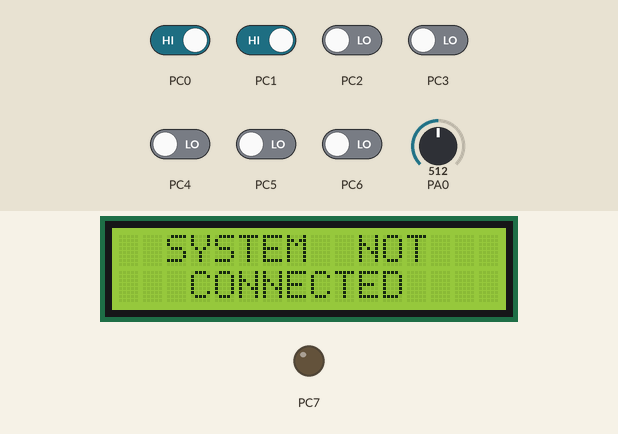
A program run on a simulated ATmega32, built with avr-gcc and emulated at 8 MHz (the files do not name the chip). On the bench: 16×2 character LCD, output pins drawn as LEDs (lit = HIGH). Wiring (inferred from the names in the program): character LCD (HD44780): RS PB0; E PB1; data PD0, PD1, PD2, PD3, PD4, PD5, PD6, PD7. The test bench sets the inputs (shaded band); at power-on: PC0, PC1 HIGH, PC2–6 LOW, PA0 = 512. Pins used as bus, display or sensor lines are not drawn.

Above: at 4.5 s.
4.6 s: PC0 driven LOW and PC1 driven LOW
At 6.1 s:
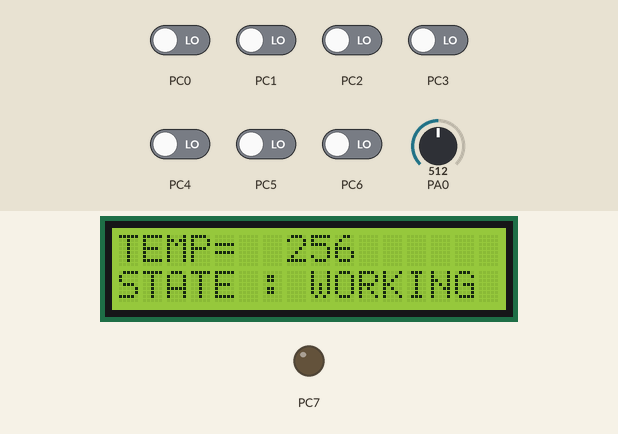
9.5 s: PA0 set to 214
At 11.4 s:
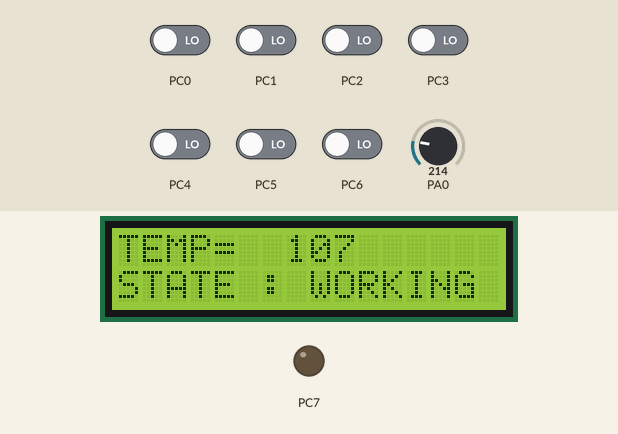
14.4 s: PA0 set to 181
At 16.8 s:
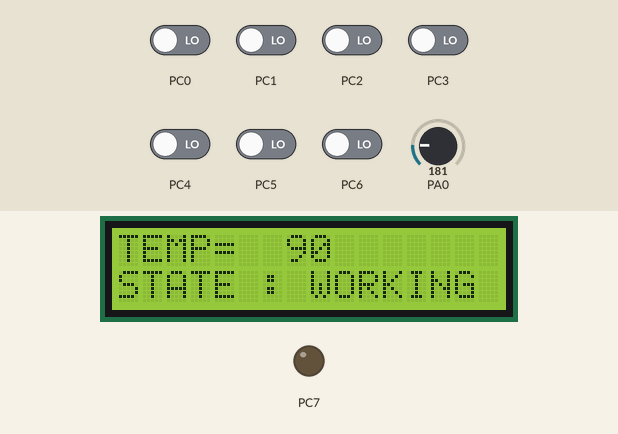
18.5 s: PA0 set to 588
At 20.8 s:
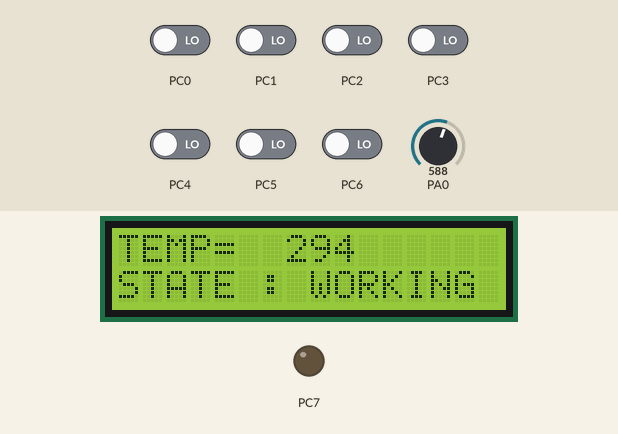
22.5 s: PA0 set to 614
At 24.4 s:
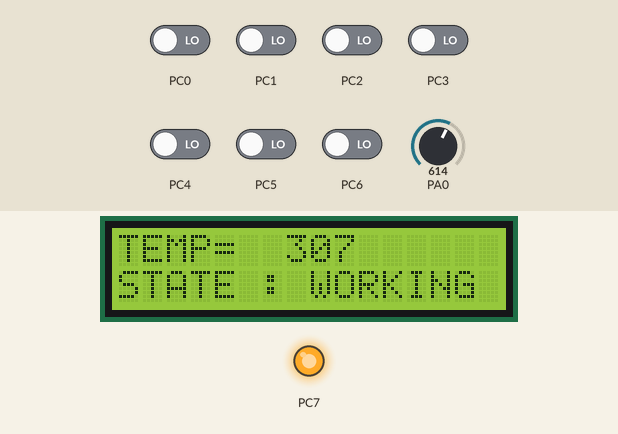
27.4 s: PC0 driven HIGH
At 28.8 s:
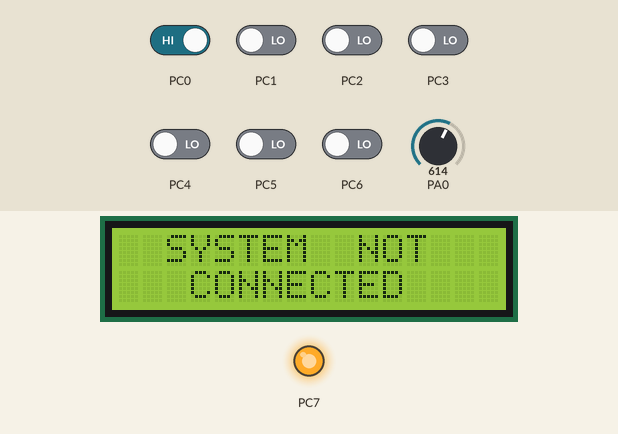
Timing chart, 0 to 30.4 s (numbered marks = the images above; inputs shaded):
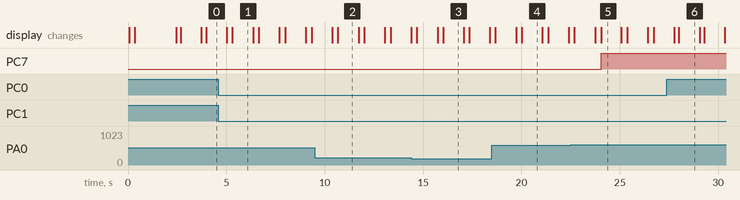

Measured:
- the behaviour switches between 601 and 602 on PA0 (found by bisection; images 4 and 5)
- after the input at 4.6 s, the display: first differs from a run without the input after 0.71 s (image 1)
- after the input at 9.5 s, the display: first differs from a run without the input after 1.2 s (image 2)
- after the input at 22.5 s, PC7: LOW → HIGH after 1.5 s; the display: first differs from a run without the input after 1.5 s (image 5)
- after the input at 27.4 s, the display: first differs from a run without the input after 0.61 s (image 6)
- what the display in image 1 shows lasts 1.1 s, from 5.3 s to 6.4 s

The program:

main.c
```c
///***************************** islam ****************************************///
///****************************** PWM ****************************************///

#define F_CPU 8000000UL

#include <avr/io.h>
//#include <avr/interrupt.h>
////////////////////////////////////////////////////////////////
///////////////////////////////////////////////////////////////
#include "uitils/std_types.h"
//////////////////////////////////////////////////////////////
#include "MCAL/DIO/DIO.h"
/////////////////////////////////////////////////////////////
#include "HAL/LCD/LCD.h"
////////////////////////////////////////////////////////////
#include <avr/delay.h>
///////////////////////////////////////////////////////////
#include "MCAL/SPI/SPI.h"
///////////////////////////////////////////////////
#include "MCAL/ADC/ADC.h"
////////////////////////////////////////////////////////////


int main() {

	DIO_SetPinDirection(GROUPC, PIN_0, INPUT);
	DIO_SetPinValue(GROUPC, PIN_0, HIGH);
	DIO_SetPinDirection(GROUPC, PIN_1, INPUT);
	DIO_SetPinValue(GROUPC, PIN_1, HIGH);
	DIO_SetPinDirection(GROUPC, PIN_7, OUTPUT);
	DIO_SetPinDirection(GROUPA, PIN_0, INPUT);
	ADC_init();

	LCD_Vinit();
	LCD_GOTOXY(1, 4);
	LCD_Send_string("WELCOME");
	LCD_GOTOXY(2, 1);
	LCD_Send_string("PROJECT SENSOR ");
	_delay_ms(2000);

	while (1) {

		LCD_WORK( );


	}
}
```

LCD.c
```c
/*
 * LCD.c

 *
 *  Created on: Aug 24, 2019
 *      Author: Lenovo
 */

#include <avr/delay.h>
#include "../../MCAL/DIO/DIO.h"
#include "LCD.h"
/***************************************************************************************/
/********************************** Macros *********************************************/
/***************************************************************************************/
#define LCD_GROUP_DATA GROUPD
#define LCD_GROUP_CONTROL GROUPB
#define LCD_RS_PIN PIN_0
#define LCD_E_PIN PIN_1

#define LCD_HOME 0x02
#define LCD_SET_8FUNCTION 0x38
#define LCD_CLEAR 0x01
#define LCD_DATA_ENTERY 0x06
#define LCD_DISPLAY_ON 0x0C

void LCD_Vinit(void)
{
    /* set DDRA as OUTPUTs pins */
DIO_SetGroupDirection(LCD_GROUP_DATA,0xFF);
/* confguire RS & E as output */
DIO_SetPinDirection(LCD_GROUP_CONTROL , LCD_RS_PIN , OUTPUT);
DIO_SetPinDirection(LCD_GROUP_CONTROL , LCD_E_PIN , OUTPUT);

_delay_ms(30);
LCD_Send_Command(LCD_HOME);
_delay_ms(15);

LCD_Send_Command(LCD_SET_8FUNCTION);
_delay_ms(1);

LCD_Send_Command(LCD_DISPLAY_ON);
_delay_ms(1);

LCD_Send_Command(LCD_CLEAR);
_delay_ms(2);

LCD_Send_Command(LCD_DATA_ENTERY);
_delay_ms(15);

}

void LCD_Send_Command(u8 command)
{
    DIO_SetPinValue(LCD_GROUP_CONTROL , LCD_RS_PIN , LOW);
    _delay_us(1);
    DIO_SetPinValue(LCD_GROUP_CONTROL , LCD_E_PIN, HIGH);
    _delay_us(1);
    DIO_SetGroupValue(LCD_GROUP_DATA , command);
    _delay_us(1);
    DIO_SetPinValue(LCD_GROUP_CONTROL , LCD_E_PIN, LOW);
    _delay_us(5);
    DIO_SetPinValue(LCD_GROUP_CONTROL , LCD_E_PIN, HIGH);
    _delay_ms(10);
}


void LCD_Send_Data (u8 data)
{
    DIO_SetPinValue(LCD_GROUP_CONTROL , LCD_RS_PIN , HIGH);
    _delay_us(1);
    DIO_SetPinValue(LCD_GROUP_CONTROL , LCD_E_PIN, HIGH);
    _delay_us(1);
    DIO_SetGroupValue(LCD_GROUP_DATA , data);
    _delay_us(1);
    DIO_SetPinValue(LCD_GROUP_CONTROL , LCD_E_PIN, LOW);
    _delay_us(5);
    DIO_SetPinValue(LCD_GROUP_CONTROL , LCD_E_PIN, HIGH);
    _delay_ms(10);
}


void LCD_Send_string(u8 *ptr)
{
    u8 index = 0;
    while(ptr[index]  != '\0')
    {
        LCD_Send_Data(ptr[index]);
        index++;
    }

}

void LCD_Clear(void)
{
    LCD_Send_Command(LCD_CLEAR);
}


void LCD_GOTOXY(u8 raw,u8 col)
{

	switch(raw)
	{
	case 1:      LCD_Send_Command((0x00+col)|(0x80));        break;
	case 2:      LCD_Send_Command((0x40+col)|(0x80));        break;
	default : break;
	}


}


void LCD_WORK (void ){


	u8 arr[16];
	u16 x = ADC_read(0);
	u16 temp = x / 2;


	itoa(temp, arr, 10);


	if (DIO_GetPinValue(GROUPC, PIN_0) == 0
			&& DIO_GetPinValue(GROUPC, PIN_1) == 0) {


	LCD_Clear();
	LCD_GOTOXY(1, 0);
	LCD_Send_string("TEMP= ");
	LCD_GOTOXY(2, 0);
	LCD_Send_string("STATE :");


		LCD_GOTOXY(1, 7);
		LCD_Send_string(arr);
		LCD_GOTOXY(2, 7);
		LCD_Send_string(" WORKING");
		if (temp > 300) {
			DIO_SetPinValue(GROUPC, PIN_7, HIGH);

		} else {
			DIO_SetPinValue(GROUPC, PIN_7, LOW);
		}

	} else {
		LCD_Clear();

		LCD_GOTOXY(1,2);
		LCD_Send_string("SYSTEM  NOT ");
		LCD_GOTOXY(2, 3);
				LCD_Send_string("CONNECTED");

	}

	_delay_ms(1000);

}
```

LCD.h
```c
/*
 * LCD.h
 *
 *  Created on: Aug 24, 2019
 *      Author: Lenovo
 */

#ifndef HAL_LCD_LCD_H_
#define HAL_LCD_LCD_H_
#include "../../uitils/std_types.h"

void LCD_Vinit(void);
void LCD_Send_Command(u8 command);
void LCD_Send_Data(u8 data);
void LCD_Clear(void);
void LCD_Send_string(u8 *ptr);
void LCD_GOTOXY(u8 raw,u8 col);


#endif /* HAL_LCD_LCD_H_ */
```

ADC.c
```c
/*
 * ADC.c
 *
 *  Created on: Oct 9, 2021
 *      Author: 20101
 */
#include<avr/io.h>
#include "../../UITILS/BIT_MATH.h"
#include"../DIO/DIO.h"
#include"../../UITILS/STD_TYPES.h"
#include "ADC.h"

#define ADCD *((volatile u16*)(0x24))

void ADC_init( )
{
	ADMUX |= (1 << 6);
	ADMUX &= ~(1 << 7);
	ADMUX &= ~(1 << 5);
	ADCSRA &= ~(1 << 0);
	ADCSRA |= (1 << 1);
	ADCSRA |= (1 << 2);
	ADCSRA |= (1 << 7);
}

u16 ADC_read(u8 channel)
{
	if (channel <= 7) {
		ADMUX &= 0XE0;
		ADMUX |= channel;
		ADCSRA |= (1 << 6);
		while (GET_BIT(ADCSRA,4) != 1) {

		}
		ADCSRA |= (1 << 4);
	}
	return ADCD;
}
```

ADC.h
```c
/*
 * ADC.h
 *
 *  Created on: Oct 9, 2021
 *      Author: eslam gamal
 */

#ifndef MCAL_ADC_ADC_H_
#define MCAL_ADC_ADC_H_


void ADC_init( );
u16 ADC_read(u8 channel);

#endif /* MCAL_ADC_ADC_H_ */
```

DIO.c
```c
/*
 * DIO.c
 *
 *  Created on: Aug 23, 2019
 *      Author: Lenovo
 */

#include "DIO_REG.h"
#include "../../uitils/BIT_MATH.h"
#include "DIO.h"

void DIO_SetPinDirection(u8 GropuIDcopy, u8 PinIDcopy, u8 DirId)
{
    if (DirId == INPUT)
    {
        switch (GropuIDcopy)
        {
        case GROUPA:
            CLR_BIT(DDRA_Register, PinIDcopy);
            break;
        case GROUPB:
            CLR_BIT(DDRB_Register, PinIDcopy);
            break;
        case GROUPC:
            CLR_BIT(DDRC_Register, PinIDcopy);
            break;
        case GROUPD:
            CLR_BIT(DDRD_Register, PinIDcopy);
            break;
        }
    }
    else if (DirId == OUTPUT)
    {
        switch (GropuIDcopy)
        {
        case GROUPA:
            SET_BIT(DDRA_Register, PinIDcopy);
            break;
        case GROUPB:
            SET_BIT(DDRB_Register, PinIDcopy);
            break;
        case GROUPC:
            SET_BIT(DDRC_Register, PinIDcopy);
            break;
        case GROUPD:
            SET_BIT(DDRD_Register, PinIDcopy);
            break;
        }
    }
    else
    {

    }
}

void DIO_SetPinValue(u8 GropuIDcopy, u8 PinIDcopy, u8 ValueId)
{
    if (ValueId == LOW)
    {
        switch (GropuIDcopy)
        {
        case GROUPA:
            CLR_BIT(PORTA_Register, PinIDcopy);
            break;
        case GROUPB:
            CLR_BIT(PORTB_Register, PinIDcopy);
            break;
        case GROUPC:
            CLR_BIT(PORTC_Register, PinIDcopy);
            break;
        case GROUPD:
            CLR_BIT(PORTD_Register, PinIDcopy);
            break;
        }
    }
    else if (ValueId == HIGH)
    {
        switch (GropuIDcopy)
        {
        case GROUPA:
            SET_BIT(PORTA_Register, PinIDcopy);
            break;
        case GROUPB:
            SET_BIT(PORTB_Register, PinIDcopy);
            break;
        case GROUPC:
            SET_BIT(PORTC_Register, PinIDcopy);
            break;
        case GROUPD:
            SET_BIT(PORTD_Register, PinIDcopy);
            break;
        }
    }
}

u8 DIO_GetPinValue(u8 GropuIDcopy, u8 PinIDcopy)
{
    u8 result = 0xFF;
    switch (GropuIDcopy)
    {
    case GROUPA:
        result = GET_BIT(PINA_Register, PinIDcopy);
        break;
    case GROUPB:
        result = GET_BIT(PINB_Register, PinIDcopy);
        break;
    case GROUPC:
        result = GET_BIT(PINC_Register, PinIDcopy);
        break;
    case GROUPD:
        result = GET_BIT(PIND_Register, PinIDcopy);
        break;
    }
    return result;
}

void DIO_SetGroupDirection(u8 GropuIDcopy, u8 DirID)
{
    switch (GropuIDcopy)
    {
    case GROUPA:
        DDRA_Register = DirID;
        break;
    case GROUPB:
        DDRB_Register = DirID;
        break;
    case GROUPC:
        DDRC_Register = DirID;
        break;
    case GROUPD:
        DDRD_Register = DirID;
        break;
    }
}

void DIO_SetGroupValue(u8 GropuIDcopy, u8 valueID)
{

    switch (GropuIDcopy)
    {
    case GROUPA:
        PORTA_Register = valueID;
        break;
    case GROUPB:
        PORTB_Register = valueID;
        break;
    case GROUPC:
        PORTC_Register = valueID;
        break;
    case GROUPD:
        PORTD_Register = valueID;
        break;
    }
}


void DIO_TogPin(u8 GropuIDcopy, u8 PinIDcopy) {
	switch (GropuIDcopy) {
	case GROUPA:
		PORTA_Register ^= (1 << PinIDcopy);
		break;
	case GROUPB:
		PORTB_Register ^= (1 << PinIDcopy);
		break;
	case GROUPC:
		PORTC_Register ^= (1 << PinIDcopy);
		break;
	case GROUPD:
		PORTD_Register ^= (1 << PinIDcopy);
		break;
	}
}
```

DIO.h
```c
/*
 * DIO.h
 *
 *  Created on: Aug 23, 2019
 *      Author: Lenovo
 */

#ifndef MCAL_DIO_DIO_H_
#define MCAL_DIO_DIO_H_
#include "../../uitils/STD_TYPES.h"


#define GROUPA 0
#define GROUPB 1
#define GROUPC 2
#define GROUPD 3

#define PIN_0 0
#define PIN_1 1
#define PIN_2 2
#define PIN_3 3
#define PIN_4 4
#define PIN_5 5
#define PIN_6 6
#define PIN_7 7

#define INPUT 0
#define OUTPUT 1

#define LOW 0
#define HIGH 1

void DIO_SetPinDirection(u8 GropuIDcopy, u8 PinIDcopy, u8 DirId);
void DIO_SetPinValue(u8 GropuIDcopy, u8 PinIDcopy, u8 ValueId);
u8 DIO_GetPinValue(u8 GropuIDcopy, u8 PinIDcopy);

void DIO_SetGroupDirection(u8 GropuIDcopy , u8 DirID);
void DIO_SetGroupValue(u8 GropuIDcopy , u8 valueID);

void DIO_TogPin(u8 GropuIDcopy, u8 PinIDcopy);

#endif /* MCAL_DIO_DIO_H_ */
```

DIO_REG.h
```c
/*
 * DIO_REG.h
 *
 *  Created on: Aug 23, 2019
 *      Author: Lenovo
 */

#ifndef MCAL_DIO_DIO_REG_H_
#define MCAL_DIO_DIO_REG_H_

#include "../../uitils/STD_TYPES.h"
/* Group A Registers */
/* Group A Registers */
#define PORTA_Register  *((volatile u8*)0x3B)
#define DDRA_Register   *((volatile u8*)0x3A)
#define PINA_Register   *((volatile u8*)0x39)

/* Group B Registers */
#define PORTB_Register  *((volatile u8*)0x38)
#define DDRB_Register   *((volatile u8*)0x37)
#define PINB_Register   *((volatile u8*)0x36)

/* Group C Registers */
#define PORTC_Register  *((volatile u8*)0x35)
#define DDRC_Register   *((volatile u8*)0x34)
#define PINC_Register   *((volatile u8*)0x33)

/* Group D Registers */
#define PORTD_Register  *((volatile u8*)0x32)
#define DDRD_Register   *((volatile u8*)0x31)
#define PIND_Register   *((volatile u8*)0x30)


#endif /* MCAL_DIO_DIO_REG_H_ */
```

SPI.c
```c
#include "SPI.h"
/****************************
 function return type : void
 init the master --> SPCR
 *****************************/
void init_master(void)
{
	/*
	 setting the output of SPI pins
	 */
	SPI_DDR |= ((1 << SPI_SS) | (1 << SPI_SCK) | (1 << SPI_MOSI));
	/*
	 SET BIT 4 TO BECOME A MSTER (MSTR)
	 SET BIT 2 TO ENABLE THE SPI (SPE)
	 frequancy 125k
	 */
	SPCR |= ((1 << 6) | (1 << 4) | (1 << 1));
}

u8 transfer_BLOCK(u8 data)
{
	SPDR = data;
	while (!(SPSR & (1 << 7))); // waiting 8 clocks
	return SPDR;
}

void init_slave(void)
{
	SPI_DDR = (1 << SPI_MISO);
	SPCR = (1 << SPE);
}
/*
 return data register of spi
 */
```

SPI.h
```c
#ifndef SPI_H_
#define SPI_H_

#define F_CPU 8000000UL
#include "avr\io.h"
#include "avr\delay.h"
#include "../../uitils/std_types.h"

#define SPI_DDR    DDRB
#define SPI_SS		4
#define SPI_MOSI	5
#define SPI_MISO	6
#define SPI_SCK		7

/****************************
 function return type : void
 init the master --> SPCR
 *****************************/
void init_master  (void);
u8 transfer_BLOCK (u8 data);
void init_slave   (void);
/*
 return data register of spi
 */

#endif /* SPI_H_ */
```

BIT_MATH.h
```c
/*
 * BIT_MATH.h
 *
 *  Created on: Sep 17, 2021
 *      Author: eslam gamal
 */

#ifndef UITILS_BIT_MATH_H_
#define UITILS_BIT_MATH_H_

#define SET_BIT(VAR,BITNO) (VAR) |= (1<<(BITNO))
#define CLR_BIT(VAR,BITNO) (VAR) &= ~(1<<(BITNO))
#define TOG_BIT(VAR,BITNO) (VAR) ^= (1<<(BITNO))
#define GET_BIT(VAR,BITNO)  (((VAR) >> (BITNO)) & 0x01)

#endif /* UITILS_BIT_MATH_H_ */
```

std_types.h
```c
/*
 * std_types.h
 *
 *  Created on: Sep 11, 2021
 *      Author: eslam gamal
 */

#ifndef UITILS_STD_TYPES_H_
#define UITILS_STD_TYPES_H_

  	typedef unsigned char u8;
    typedef unsigned short int  u16;
    typedef unsigned int  u32;
    typedef signed char s8;
    typedef signed short int  s16;
    typedef signed int  s32;
    typedef float f32;
    typedef double  f64;

#endif /* UITILS_STD_TYPES_H_ */
```
